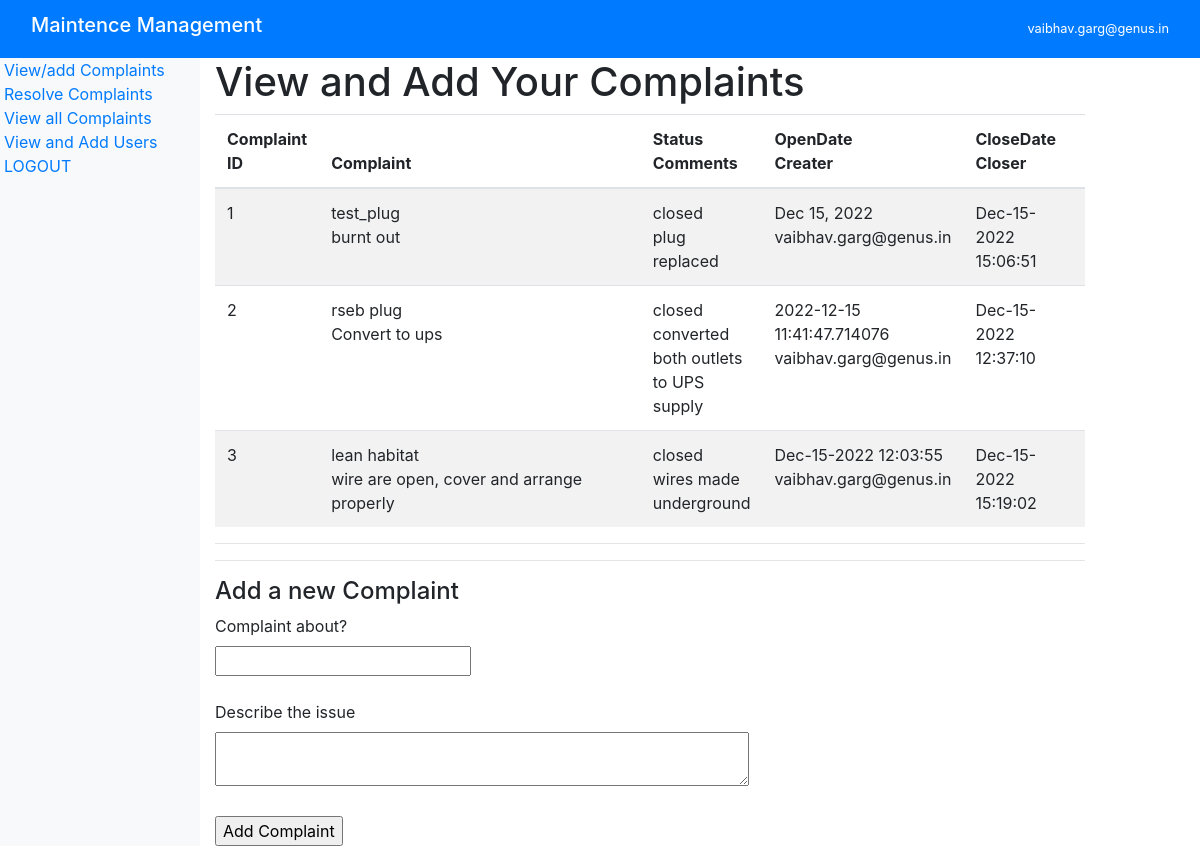
Page /AddComplaint (signed in) on the committed database.
### tables this page shows
CREATE TABLE users (
        user_id INTEGER PRIMARY KEY AUTOINCREMENT,
        email TEXT,
        salC NUMERIC,
        role TEXT,
        active BOOLEAN
    );

CREATE TABLE "complaints" (
	"complaint_id"	INTEGER,
	"user_id"	INTEGER,
	"about"	TEXT,
	"complaint"	TEXT,
	"status"	TEXT,
	"opendate"	DATE,
	"closedate"	DATE,
	"comments"	TEXT,
	PRIMARY KEY("complaint_id" AUTOINCREMENT),
	FOREIGN KEY("user_id") REFERENCES "users"("user_id")
);

### MMS.py (the view, shortened to what this page needs)
@app.route("/AddComplaint", methods=["GET", "POST"])
@login_required
def AddComplaint():
    conn = sqlite3.connect("maint.db")
    c = conn.cursor()
    c.execute(
        """
    select u.email, cp.complaint_id, cp.about, cp.complaint, cp.status, cp.opendate, cp.closedate, cp.comments
    from complaints cp inner join users u on u.user_id = cp.user_id
    where u.email = ?
    """,
        (current_user.id,),
    )
    complaints = c.fetchall()
    conn.close()
    return render_template("AddComplaint.html", complaints=complaints)

### MMS.py (called while the page is built)
@login_manager.user_loader
def user_loader(email):
    conn = sqlite3.connect("maint.db")
    c = conn.cursor()
    c.execute(
        "SELECT * FROM users WHERE email=?",
        (email,),
    )
    user = c.fetchone()
    conn.close()
    if user:
        role = user[3]
        active = user[4]
        user = User()
        user.id = email
        user.role = role
        user.active = active
        return user
    return None

### templates/AddComplaint.html (shortened to what this page needs)
{%extends "layout.html" %}
{% block content %}
<h1> View and Add Your Complaints</h1>
<table id=table1 style="width: auto;" class="table table-striped">
    <thead>
        <tr>
            <th style="width: 10%">Complaint ID </th>
            <th style="width: 50%">Complaint </th>
            <th style="width: 10%">Status <br> Comments</th>
            <th style="width: 15%">OpenDate<br> Creater</th>
            <th style="width: 15%">CloseDate<br> Closer</th>
        </tr>
    </thead>
    {% for item in complaints%}
    <tr>
        <td>{{item[1]}} </td>
        <td>{{item[2]}} <br> {{item[3]}}</td>
        <td>{{item[4]}} <br> {{item[7]}}</td>
        <td>{{item[5]}} <br>{{item[0]}}</td>
        <td>{{item[6]}} </td>
    </tr>
    {%endfor%}
</table>
<hr>
<hr>
<h4> Add a new Complaint</h4>
<form method="POST" action="/AddComplaint">
    <label for="letters">Complaint about? </label><br>
    <input type="text" value="" name="about" /><br><br>
    <label for="filtertext">Describe the issue</label><br>
    <textarea cols=50 value="" name="Complaint" /></textarea><br>
    <br>
    <input type="submit" value="Add Complaint" name="addcmp" />
</form>
{% endblock content %}

### templates/layout.html (shortened to what this page needs)
<!DOCTYPE html>
<html lang="en">
<head>
    <link rel="stylesheet" type="text/css"
        href="https://cdnjs.cloudflare.com/ajax/libs/datatables/1.10.16/css/jquery.dataTables.min.css" />
    <link rel="stylesheet" type="text/css"
        href="https://cdnjs.cloudflare.com/ajax/libs/datatables/1.10.16/css/dataTables.bootstrap4.min.css" />
    <link rel="stylesheet" type="text/css"
        href="https://cdn.datatables.net/buttons/2.0.1/css/buttons.dataTables.min.css">
    <link rel="stylesheet" type="text/css"
        href="https://cdnjs.cloudflare.com/ajax/libs/bootstrap/4.5.3/css/bootstrap.min.css">
</head>
<body>
    <nav class="navbar navbar-dark bg-primary sticky-top">
        <div class="container-fluid">
            <a href="/about" class="navbar-brand">
                <h5>Maintence Management</h5>
            </a>
            <small class="ml-auto text-white">{{ current_user.id}}</small> <br>
        </div>
    </nav>
    <div class="container-fluid">
        <div class="row" style="min-height:600px">
            <div class="col-2 px-1 bg-light" id="sticky-sidebar">
                <div class="position-fixed">
                    <a href="/AddComplaint">View/add Complaints</a><br>
                    <a href="/ResolveComplaint">Resolve Complaints</a><br>
                    <a href="/ViewComplaint">View all Complaints</a><br>
                    <a href="/AddUsers">View and Add Users</a><br>
                    <a href="/logout"> LOGOUT</a>
                </div>
            </div>
            <div class="col-9" id="main">
                {% block content %}{% endblock %}
            </div>
        </div>
    </div>
</body>
</html>

### rows in the picture
users: id "vaibhav.garg@genus.in"
complaints: complaint_id "1", about "test_plug", complaint "burnt out", status "closed", comments "plug replaced", opendate "Dec 15, 2022", email "vaibhav.garg@genus.in", closedate "Dec-15-2022 15:06:51"
complaints: complaint_id "2", about "rseb plug", complaint "Convert to ups", status "closed", comments "converted both outlets to UPS supply", opendate "2022-12-15 11:41:47.714076", email "vaibhav.garg@genus.in", closedate "Dec-15-2022 12:37:10"
complaints: complaint_id "3", about "lean habitat", complaint "wire are open, cover and arrange properly", status "closed", comments "wires made underground", opendate "Dec-15-2022 12:03:55", email "vaibhav.garg@genus.in", closedate "Dec-15-2022 15:19:02"
